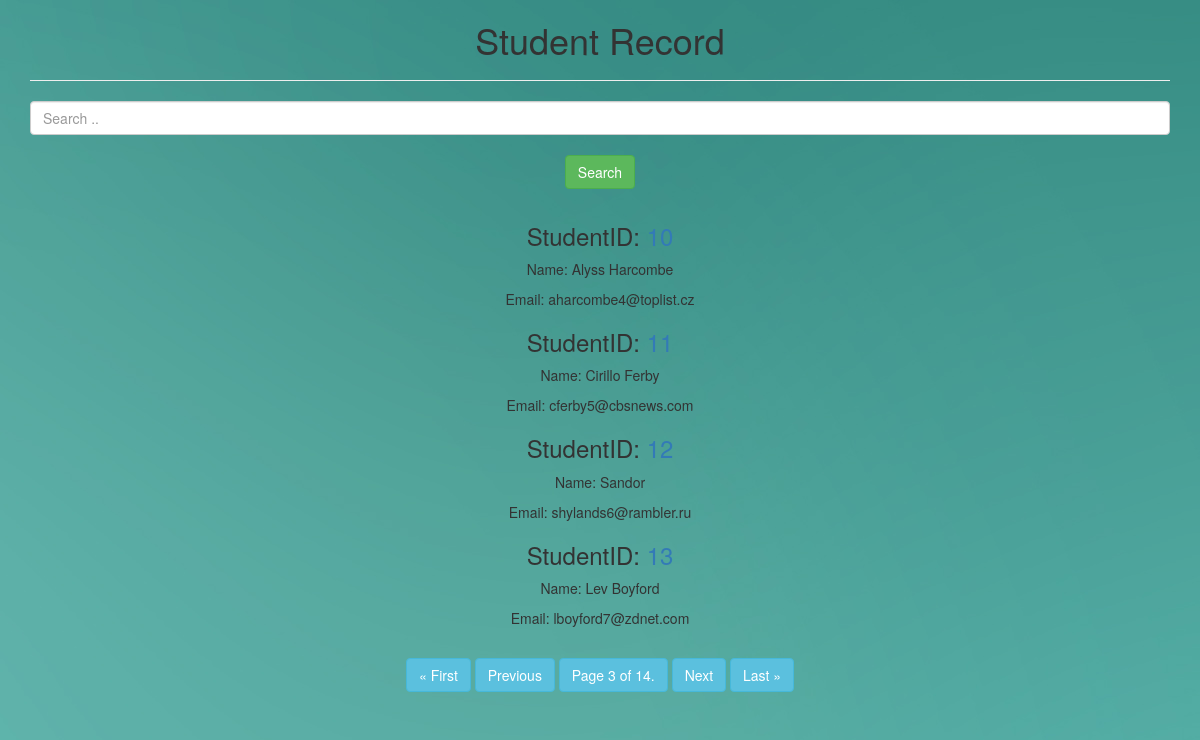
Screenshot of /students/?page=3 with the database file from the repository.
### students/models.py (models this page shows, shortened)
class Student(models.Model):
	sid        = models.IntegerField(default = 0)
	fname      = models.CharField(max_length = 35)
	lname      = models.CharField(max_length = 35)
	email      = models.EmailField(max_length = 254)
	gender     = models.CharField(max_length = 10)
	school     = models.ForeignKey(School ,on_delete = models.CASCADE)
	book       = models.ManyToManyField(Book)

### students/views.py (the view)
# urls.py: path('',views.student_list, name="list"),
def student_list(request):
	students = Student.objects.all()
	paginator = Paginator(students, 4)
	page = request.GET.get('page')
	students = paginator.get_page(page)
	return render(request, "students/student_list.html",
		         {'students':students})

### students/templates/students/student_list.html (shortened to what this page needs)
{% extends 'base_layout.html' %}
{% load crispy_forms_tags %}
{% block content %}
	<center>
	<h1> Student Record </h1>
	<hr/>
	<form method="GET" action="{% url 'search' %}">
		<input name = "q" value="{{request.GET.q}}" class="form-control " placeholder="Search .." >
		<br/>
		<button  type="submit" class = "btn btn-success">
			Search
		</button>
	</center>
	<center>
	<div class = "col-xs-12">
		{% for student in students %}
			<div >
				<h3> StudentID:
				   <a href = "{% url 'detail' sid=student.sid %}"> {{ student.id }}</a></h3>
				<p> Name: {{ student.fname }} {{ student.lname }} </p>
				<p> Email: {{ student.email }}</p>
			</div>
		{% endfor %}
	</div>
</center>
<center>
	<div class="pagination">
	    <span class="step-links">
	        {% if students.has_previous %}
	            <a href="?page=1" class="btn btn-info"  >&laquo; First </a>
	            <a href="?page={{ students.previous_page_number }}" class="btn btn-info" > Previous </a>
	        {% endif %}
	        <a href="?page={{ students.number }}" class="btn btn-info" > Page {{ students.number }} of {{ students.paginator.num_pages }}. </a>
	        {% if students.has_next %}
	            <a href="?page={{ students.next_page_number }}" class="btn btn-info" > Next </a>
	            <a href="?page={{ students.paginator.num_pages }}"class="btn btn-info" > Last &raquo;</a>
	        {% endif %}
	    </span>
	</div>
</center>
{% endblock %}

### static/style.css (style rules this page uses)
body { background-image: url(/static/b.jpg); }

### rows the page displays
Student: fname "Alyss", lname "Harcombe", email "aharcombe4@toplist.cz"
Student: id "11", fname "Cirillo", lname "Ferby", email "cferby5@cbsnews.com"
Student: id "12", fname "Sandor", email "shylands6@rambler.ru"
Student: id "13", fname "Lev", lname "Boyford", email "lboyford7@zdnet.com"

### other values shown
{{ students.number }} "3"
{{ students.paginator.num_pages }} "14"
